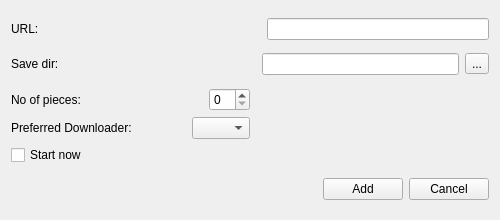
<?xml version="1.0" encoding="UTF-8"?>
<ui version="4.0">
 <class>AddDownloadClass</class>
 <widget class="QWidget" name="AddDownloadClass">
  <property name="geometry">
   <rect>
    <x>0</x>
    <y>0</y>
    <width>500</width>
    <height>220</height>
   </rect>
  </property>
  <property name="windowTitle">
   <string>AddDownload</string>
  </property>
  <layout class="QVBoxLayout" name="verticalLayout_2">
   <item>
    <layout class="QHBoxLayout" name="horizontalLayout">
     <item>
      <widget class="QLabel" name="label">
       <property name="text">
        <string>URL:</string>
       </property>
      </widget>
     </item>
     <item>
      <spacer name="horizontalSpacer">
       <property name="orientation">
        <enum>Qt::Horizontal</enum>
       </property>
       <property name="sizeHint" stdset="0">
        <size>
         <width>40</width>
         <height>20</height>
        </size>
       </property>
      </spacer>
     </item>
     <item>
      <widget class="QLineEdit" name="AD_Url"/>
     </item>
    </layout>
   </item>
   <item>
    <layout class="QHBoxLayout" name="horizontalLayout_2">
     <item>
      <widget class="QLabel" name="label_2">
       <property name="text">
        <string>Save dir:</string>
       </property>
      </widget>
     </item>
     <item>
      <spacer name="horizontalSpacer_2">
       <property name="orientation">
        <enum>Qt::Horizontal</enum>
       </property>
       <property name="sizeHint" stdset="0">
        <size>
         <width>40</width>
         <height>20</height>
        </size>
       </property>
      </spacer>
     </item>
     <item>
      <widget class="QLineEdit" name="AD_SaveDir"/>
     </item>
     <item>
      <widget class="QToolButton" name="AD_SaveDirToolButton">
       <property name="text">
        <string>...</string>
       </property>
      </widget>
     </item>
    </layout>
   </item>
   <item>
    <layout class="QHBoxLayout" name="horizontalLayout_5">
     <item>
      <layout class="QVBoxLayout" name="verticalLayout">
       <item>
        <layout class="QHBoxLayout" name="horizontalLayout_3">
         <item>
          <widget class="QLabel" name="label_3">
           <property name="text">
            <string>No of pieces:</string>
           </property>
          </widget>
         </item>
         <item>
          <spacer name="horizontalSpacer_3">
           <property name="orientation">
            <enum>Qt::Horizontal</enum>
           </property>
           <property name="sizeHint" stdset="0">
            <size>
             <width>40</width>
             <height>20</height>
            </size>
           </property>
          </spacer>
         </item>
         <item>
          <widget class="QSpinBox" name="AD_NoOfPieces"/>
         </item>
        </layout>
       </item>
       <item>
        <layout class="QHBoxLayout" name="horizontalLayout_4">
         <item>
          <widget class="QLabel" name="label_4">
           <property name="text">
            <string>Preferred Downloader:</string>
           </property>
          </widget>
         </item>
         <item>
          <spacer name="horizontalSpacer_4">
           <property name="orientation">
            <enum>Qt::Horizontal</enum>
           </property>
           <property name="sizeHint" stdset="0">
            <size>
             <width>40</width>
             <height>20</height>
            </size>
           </property>
          </spacer>
         </item>
         <item>
          <widget class="QComboBox" name="AD_PreferredDownloader">
           <item>
            <property name="text">
             <string/>
            </property>
           </item>
           <item>
            <property name="text">
             <string>axel</string>
            </property>
           </item>
           <item>
            <property name="text">
             <string>proz</string>
            </property>
           </item>
           <item>
            <property name="text">
             <string>wget</string>
            </property>
           </item>
          </widget>
         </item>
        </layout>
       </item>
       <item>
        <widget class="QCheckBox" name="AD_StartNow">
         <property name="text">
          <string>Start now</string>
         </property>
        </widget>
       </item>
      </layout>
     </item>
     <item>
      <spacer name="horizontalSpacer_5">
       <property name="orientation">
        <enum>Qt::Horizontal</enum>
       </property>
       <property name="sizeHint" stdset="0">
        <size>
         <width>40</width>
         <height>20</height>
        </size>
       </property>
      </spacer>
     </item>
    </layout>
   </item>
   <item>
    <layout class="QHBoxLayout" name="horizontalLayout_6">
     <item>
      <spacer name="horizontalSpacer_6">
       <property name="orientation">
        <enum>Qt::Horizontal</enum>
       </property>
       <property name="sizeHint" stdset="0">
        <size>
         <width>40</width>
         <height>20</height>
        </size>
       </property>
      </spacer>
     </item>
     <item>
      <widget class="QPushButton" name="AD_AddButton">
       <property name="text">
        <string>Add</string>
       </property>
      </widget>
     </item>
     <item>
      <widget class="QPushButton" name="AD_CancelButton">
       <property name="text">
        <string>Cancel</string>
       </property>
      </widget>
     </item>
    </layout>
   </item>
  </layout>
 </widget>
 <layoutdefault spacing="6" margin="11"/>
 <resources/>
 <connections>
  <connection>
   <sender>AD_Url</sender>
   <signal>returnPressed()</signal>
   <receiver>AD_AddButton</receiver>
   <slot>animateClick()</slot>
   <hints>
    <hint type="sourcelabel">
     <x>336</x>
     <y>27</y>
    </hint>
    <hint type="destinationlabel">
     <x>330</x>
     <y>192</y>
    </hint>
   </hints>
  </connection>
 </connections>
</ui>
